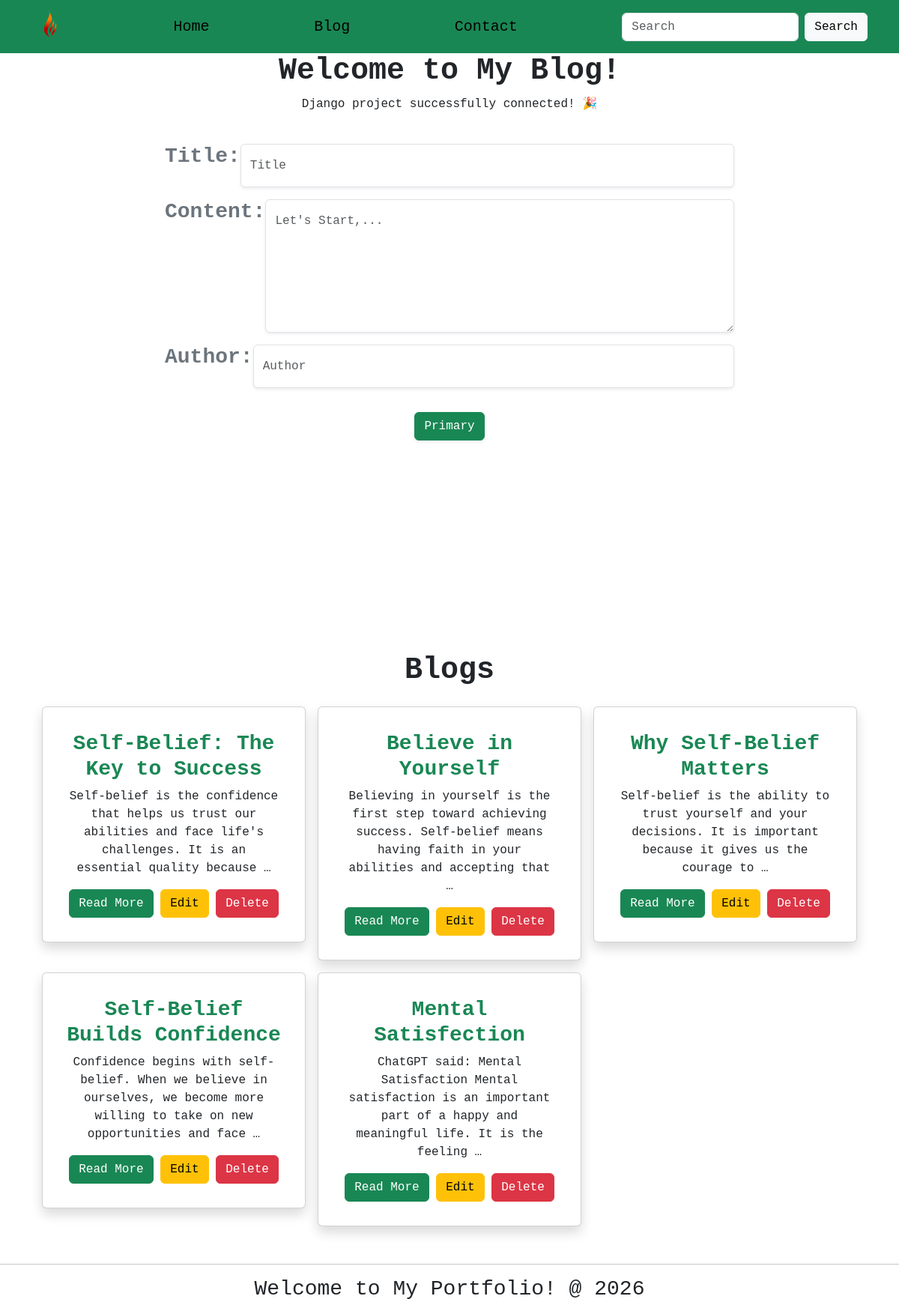
/blog/blog/ (signed in), run on the app's committed database.
### blog/models.py (models this page shows, shortened)
class blog(models.Model):
    title = models.CharField(max_length=200)
    slug = models.SlugField(unique=True, null=True, blank=True)
    author = models.CharField(max_length=200)
    content = models.TextField()
    created_at = models.DateTimeField(auto_now_add=True)
    updated_at = models.DateTimeField(auto_now=True)

### blog/views.py (the view, shortened to what this page needs)
# urls.py: path('blog/', views.post_list, name='post_list'),
@login_required
def post_list(request):
    blogs = blog.objects.all()
    return render(request, 'post_list.html', {'blogs': blogs})

### blog/templates/post_list.html (shortened to what this page needs)
{% extends "base.html" %}
{% block content %}
<form method="POST" >
    <div class="container-fluid justify-content-center  vh-100 d-flex">
        <div class="row col-md-8 justify-content-center">
            <div class="col">
            <h1 style="font-weight: 900;">Welcome to My Blog!</h1>
<p style="padding-bottom: 25px;">Django project successfully connected! 🎉</p>
                <div class="mb-3 align-left d-flex align-items-left">
     <label for="text" class="form-label h3 text-secondary" style="font-weight: bold;">Title:</label>
    <input type="text" name="title" placeholder="Title" class="form-control shadow-sm py-3">
    <br>
    </div>
    <div class="mb-3 d-flex align-items-left">
     <label for="text" class="form-label h3 text-secondary" style="font-weight: bold;">Content:</label>
    <textarea name="content" placeholder="Let's Start,..."  class="form-control shadow-sm py-3"  rows="6"></textarea> <br>
    </div>
    <div class="mb-3 d-flex align-items-left">
    <label style="font-weight: bold;" class="form-label h3 text-secondary">Author:</label>
    <input type="text" name="author" placeholder="Author" class="form-control shadow-sm py-3"> <br>
    </div>
    <button type="submit" class="btn btn-success m-3 shadow-sm">Primary</button>
    </div>
    </div>
</div>
<div class="containor justify-content-center  vh-100 " >
  <div class="row mx-5 ">
<h1 style="font-weight: 900;"> Blogs</h1>
    {% for blog in blogs %}
    <div class="col-md-6 col-lg-4 col-sm-12 g-3">
        <div class="card shadow p-3 " >
            <div class="card-body">
                <h5 class="card-title h3 fw-bold text-success ">{{ blog.title }}</h5>
                <p class="card-text">{{ blog.content|truncatewords:20 }}</p>
                         <a href="{% url 'blog_detail' blog.id %}" class="btn btn-success">
    Read More
</a>
                <a href="{% url 'blog_edit' blog.id %}" class="btn btn-warning">
    Edit
</a>
<a href="{% url 'blog_delete' blog.id %}" class="btn btn-danger">
    Delete
</a>
            </div>
        </div>
    </div>
    {% endfor %}
</div>
</div>
</form>
<hr>
{% endblock %}

### static/css/style.css (style rules this page uses)
* { margin: 0; padding: 0; box-sizing: border-box; }
body { font-family: 'Courier New', Courier, monospace; text-align: center; }

### data on the page
blog: title "Self-Belief: The Key to Success", content "Self-belief is the confidence that helps us trust our abilities and face life's challenges. It is an essential quality because …"
blog: title "Believe in Yourself", content "Believing in yourself is the first step toward achieving success. Self-belief means having faith in your abilities and accepting that …"
blog: title "Why Self-Belief Matters", content "Self-belief is the ability to trust yourself and your decisions. It is important because it gives us the courage to …"
blog: title "Self-Belief Builds Confidence", content "Confidence begins with self-belief. When we believe in ourselves, we become more willing to take on new opportunities and face …"
blog: title "Mental Satisfection", content "ChatGPT said: Mental Satisfaction Mental satisfaction is an important part of a happy and meaningful life. It is the feeling …"
